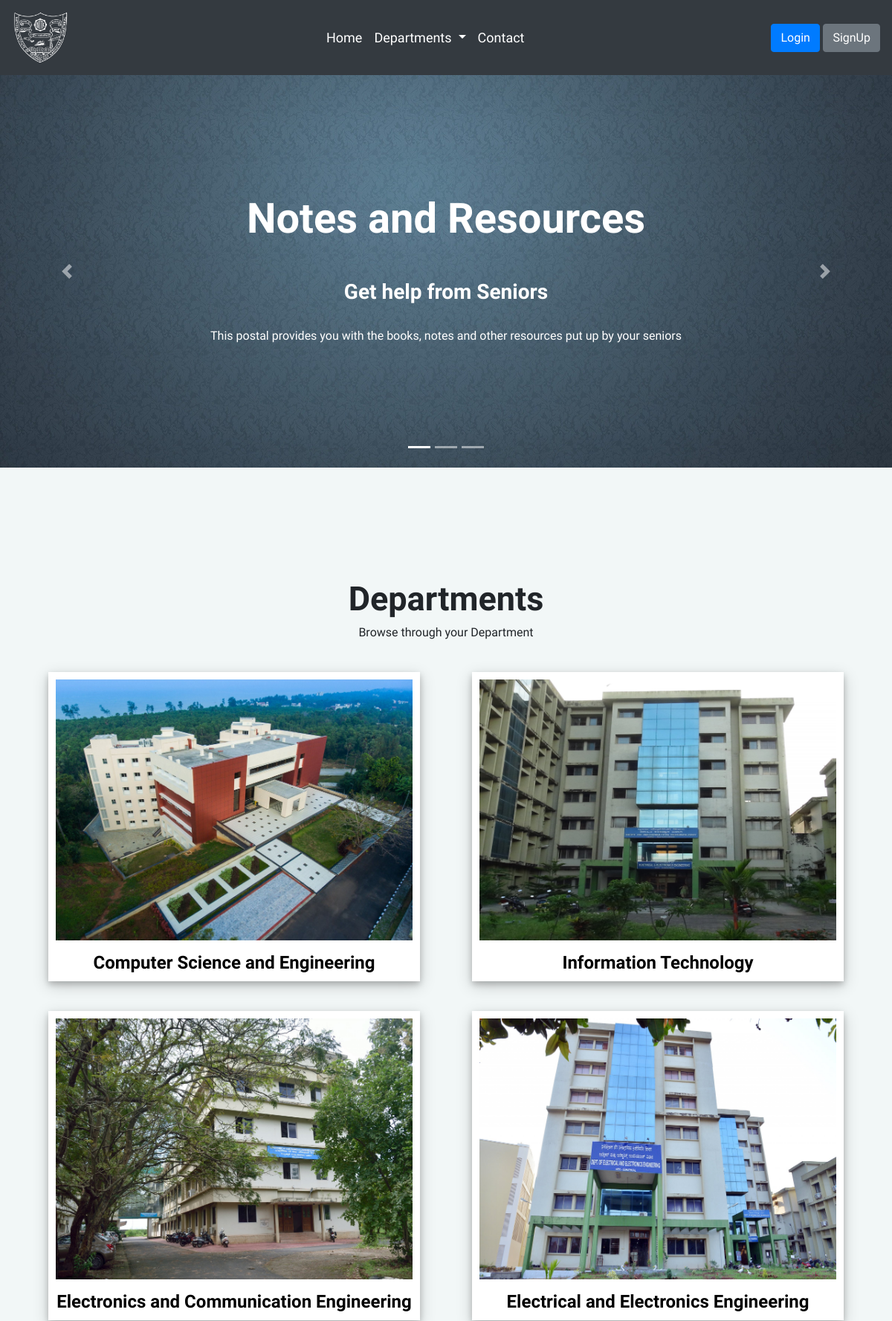
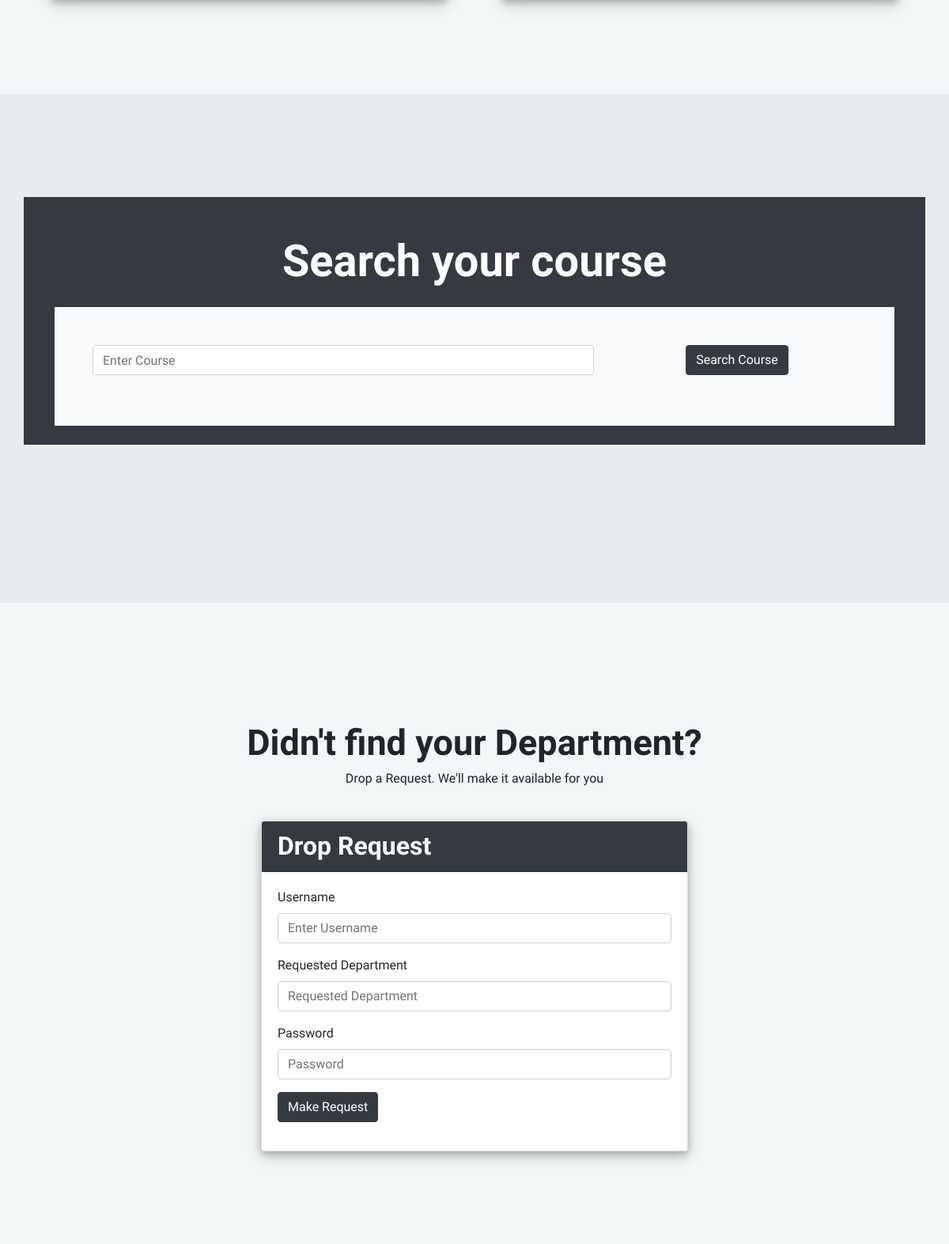
The page / (upper part) on the database its author committed (2 pictures, top to bottom).
### app/models.py (models this page shows, shortened)
class Department(models.Model):
    DCode = models.IntegerField(primary_key=True)
    DName = models.CharField(max_length=20)
    Ddes = models.CharField(max_length=100)
    Dinfo = models.CharField(max_length=3000)
    ImgLink = models.ImageField(upload_to="departments", default="")

### app/views.py (the view)
# urls.py: path('', views.index, name='Home'),
def index(request):
    departments = Department.objects.all()
    resources = Resource.objects.all().order_by('-created_at')[:5]
    popular_resources=Resource.objects.all().order_by('-times_visited')[:5]
    return render(request, 'app/index.html', {'resources': resources, 'departments': departments, 'popular_resources': popular_resources})

### app/templates/app/index.html (shortened to what this page needs)
{% extends "layout.html" %} {% block body %}
{% load static %}
<div id="carouselExampleIndicators" class="carousel slide" data-ride="carousel"
  style="background-image: url({% static 'img/background.jpg' %}); background-size: cover;"">
  <ol class=" carousel-indicators">
  <li data-target="#carouselExampleIndicators" data-slide-to="0" class="active"></li>
  <li data-target="#carouselExampleIndicators" data-slide-to="1"></li>
  <li data-target="#carouselExampleIndicators" data-slide-to="2"></li>
  </ol>
  <div class="carousel-inner">
    <div class="carousel-item active">
      <div class="jumbotron jumbotron-fluid jumbo-index"
        style="background-image: url({% static 'img/background.jpg' %}); background-size: cover;">
        <div class="container">
          <div class="hero-text py-5">
            <h1 class="display-4 my-5">Notes and Resources</h1>
            <h3 class="my-4">Get help from Seniors</h3>
            <p>
              This postal provides you with the books, notes and other resources put
              up by your seniors
            </p>
          </div>
        </div>
      </div>
    </div>
  </div>
  <a class="carousel-control-prev" href="#carouselExampleIndicators" role="button" data-slide="prev">
    <span class="carousel-control-prev-icon" aria-hidden="true"></span>
  </a>
  <a class="carousel-control-next" href="#carouselExampleIndicators" role="button" data-slide="next">
    <span class="carousel-control-next-icon" aria-hidden="true"></span>
  </a>
</div>
<div class="container" style="margin-top: 150px; margin-bottom: 100px;">
  <div class=" row row-section1">
    <div class="col">
      <h1 style="font-size: 45px;">Departments</h1>
    </div>
  </div>
  <div class="row row-section1">
    <div class="col">
      <p>Browse through your Department</p>
    </div>
  </div>
  <div class="row">
    {% for department in departments %}
    <div class="col-12 col-md-6">
      <a href="Dept/{{ department.DName }}">
        <div class="card-section1" id="card-section1">
          <img src="/media/{{department.ImgLink }}" />
          <h4 class="mt-3">{{ department.Ddes }}</h4>
        </div>
      </a>
    </div>
    {% endfor %}
  </div>
</div>
<div style="background-color: #E9ECEF; padding-top: 30px; padding-bottom: 100px;">
  <div class="container" style="margin-top: 100px; margin-bottom: 100px;">
    <div class="row bg-dark">
      <div class="col-12" style="text-align: center;">
        <h2 class="text-white mt-5 display-4">Search your course</h2>
      </div>
      <div class="col-12">
        <div class="m-4 bg-light">
          <form class="p-5" action="/crssrch" method="post">
            <div class="row">
              <div class="form-group col-md-8" style="text-align: center;">
                <input type="text" class="form-control" id="ccode" name="ccode" placeholder="Enter Course" required />
              </div>
              <div class="form-group col-md-4" style="text-align: center;">
                <button type="submit" class="btn btn-dark">Search Course</button>
              </div>
            </div>
          </form>
        </div>
      </div>
    </div>
  </div>
</div>
<div class="container" style="margin-top: 150px; margin-bottom: 100px;">
  <div class=" row row-section1">
    <div class="col">
      <h1 style="font-size: 45px;">Didn't find your Department?</h1>
    </div>
  </div>
  <div class="row row-section1">
    <div class="col">
      <p>Drop a Request. We'll make it available for you</p>
    </div>
  </div>
  <div class="row row-content justify-content-center">
    <div class="col-md-6">
      <div class="card card-form">
        <div class="card-header bg-dark text-white">
          <h2>Drop Request</h2>
        </div>
        <div class="card-body">
          <form action="/deprequest" method="post" enctype="multipart/form-data">
            <div class="form-group">
              <label for="Usename">Username</label>
              <input type="text" class="form-control" id="Username" name="username" placeholder="Enter Username"
                required />
            </div>
            <div class="form-group">
              <label for="reqdes">Requested Department</label>
              <input class="form-control" type="text" id="reqdes" placeholder="Requested Department" name="reqdes"
                required />
            </div>
            <div class="form-group">
              <label for="exampleInputPassword1">Password</label>
              <input type="password" class="form-control" id="exampleInputPassword1" name="password"
                placeholder="Password" required />
            </div>
            <div class="form-group">
              <button type="submit" class="btn btn-dark">Make Request</button>
            </div>
          </form>
        </div>
      </div>
    </div>
  </div>
</div>
{% endblock %}

### static/css/style.css (style rules this page uses)
html, body { height: 100%; background-color: #f2f7f7; font-family: "Raleway", sans-serif; -webkit-font-smoothing: antialiased; font-smoothing: antialiased; }
h1, h2, h3, h4, h5, h6 { margin: 0; font-weight: 600; }
p { line-height: 2.2; font-weight: 500; }
.display-4 { font-weight: 600; }
a { color: black; }
img { max-width: 100%; }
.hero-text { text-align: center; color: white; }
.row-section1 { text-align: center; }
.card-section1 { background-color: white; text-align: center; margin: 20px; padding: 10px; box-shadow: 0 4px 8px 0 rgba(0, 0, 0, 0.2), 0 6px 20px 0 rgba(0, 0, 0, 0.19); -webkit-transition: all 0.4s; -o-transition: all 0.4s; transition: all 0.4s; }
.card-section1 img { width: 100%; }
.row-content { padding-top: 20px; padding-bottom: 20px; }
.card-form { box-shadow: 0 4px 8px 0 rgba(0, 0, 0, 0.2), 0 6px 20px 0 rgba(0, 0, 0, 0.19); }
html { font-size: 1rem; }

### rows shown on the page
Department: ImgLink (picture), Ddes "Computer Science and Engineering"
Department: ImgLink (picture), Ddes "Information Technology"
Department: ImgLink (picture), Ddes "Electronics and Communication Engineering"
Department: ImgLink (picture), Ddes "Electrical and Electronics Engineering"
